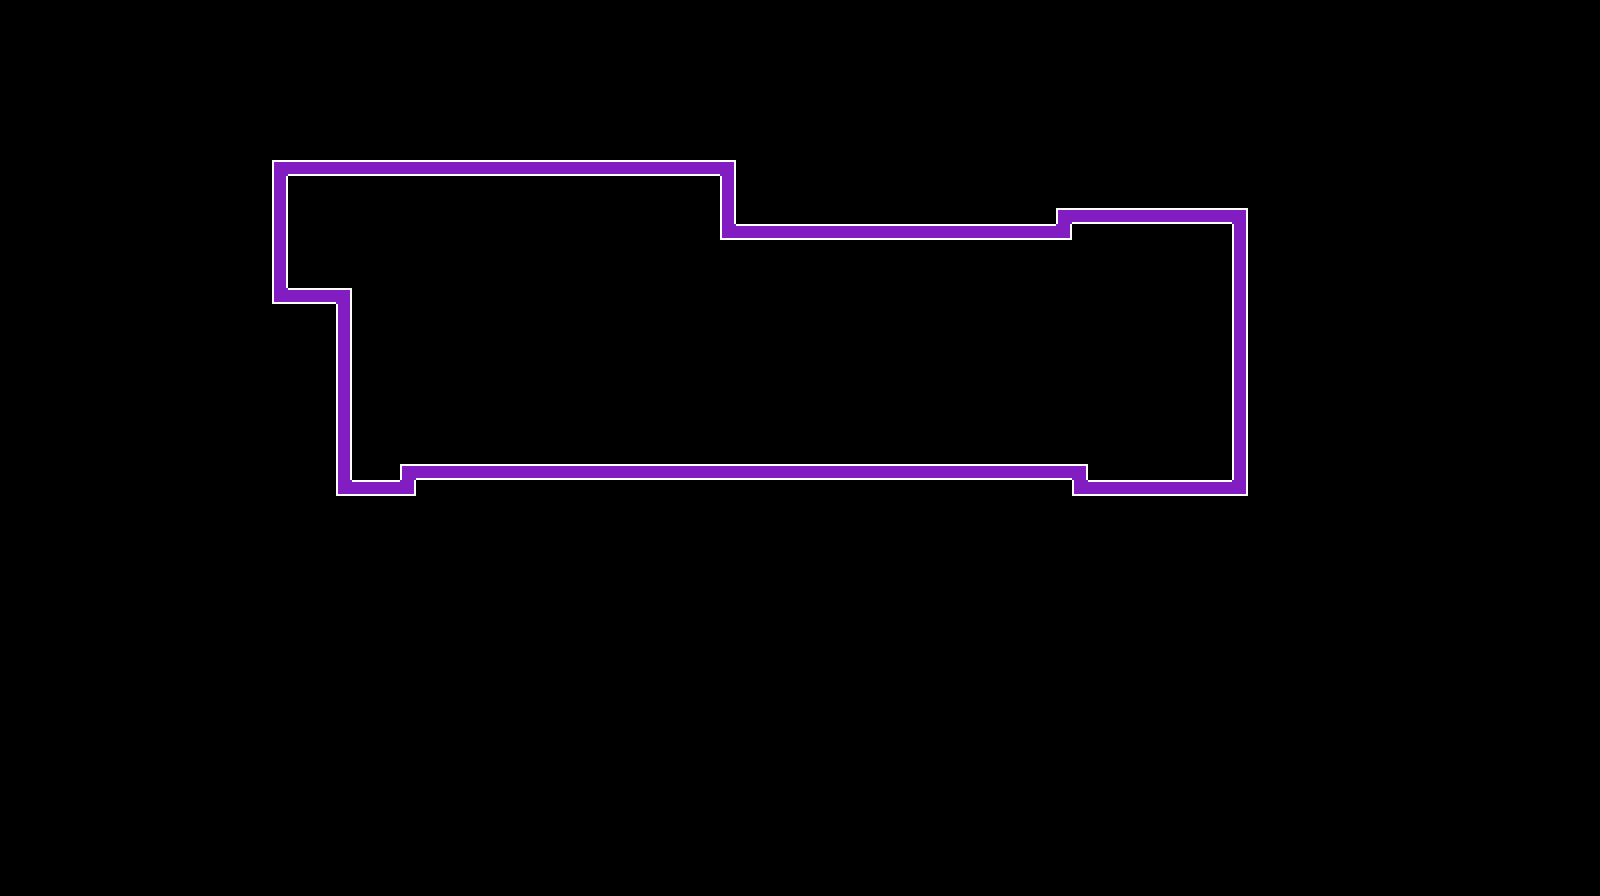

Tiled map render using the project's own tile images. Description and the map definition, with tile-layer contents summarised, below:
An orthogonal 100x56 tile map with 16x16 px tiles, 1 tile layer (Tile Layer 1).

<map version="1.10" tiledversion="1.10.2" orientation="orthogonal" renderorder="right-down" width="100" height="56" tilewidth="16" tileheight="16" infinite="0" nextlayerid="2" nextobjectid="1">
 <tileset firstgid="1" source="../Colours.tsx" />
 <layer id="1" name="Tile Layer 1" width="100" height="56">
  <data>[5600 cells, 164 non-empty, 6 distinct tile ids]</data>
 </layer>
</map>
